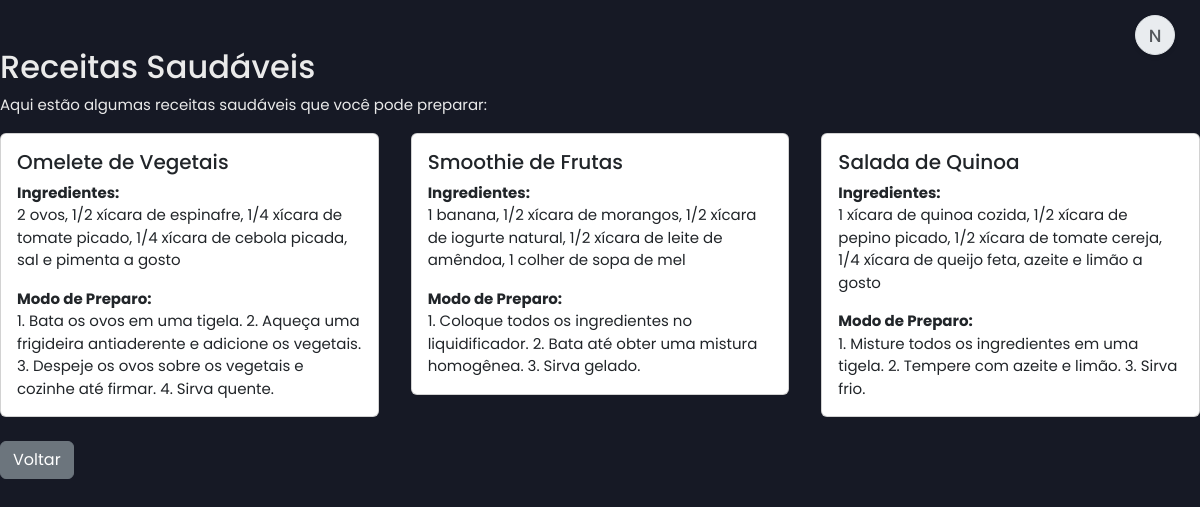
The app's page /recipes.php (signed in), older data.
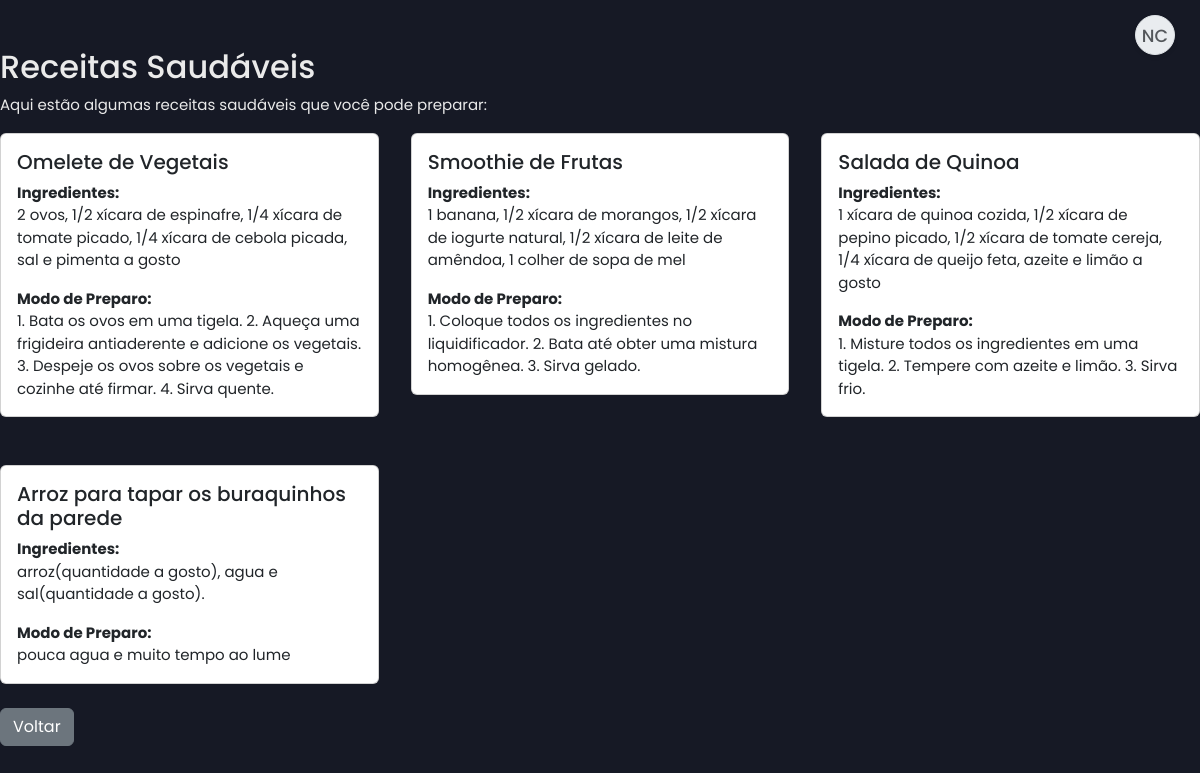
The same page, newer data.
### tables this page shows
CREATE TABLE `recipes` (
  `id` int(11) NOT NULL,
  `name` varchar(100) NOT NULL,
  `ingredients` text NOT NULL,
  `instructions` text NOT NULL,
  `added_by_nutritionist_id` int(11) DEFAULT NULL COMMENT 'FK para users.id (nutricionista)',
  `created_at` timestamp NOT NULL DEFAULT current_timestamp()
);

### recipes.php (the view, shortened to what this page needs)
<?php
include 'db.php';
include 'header.php';
$stmt = $pdo->query("SELECT * FROM recipes");
$recipes = $stmt->fetchAll();
?>
<div class="container mt-5">
    <h2>Receitas Saudáveis</h2>
    <p>Aqui estão algumas receitas saudáveis que você pode preparar:</p>
    <div class="row">
        <?php foreach ($recipes as $recipe): ?>
            <div class="col-md-4 mb-4">
                <div class="card">
                    <div class="card-body">
                        <h5 class="card-title"><?= htmlspecialchars($recipe['name']) ?></h5>
                        <p class="card-text">
                            <strong>Ingredientes:</strong><br>
                            <?= nl2br(htmlspecialchars($recipe['ingredients'])) ?>
                        </p>
                        <p class="card-text">
                            <strong>Modo de Preparo:</strong><br>
                            <?= nl2br(htmlspecialchars($recipe['instructions'])) ?>
                        </p>
                    </div>
                </div>
            </div>
        <?php endforeach; ?>
    </div>
    <a href="nutrition_hub.php" class="btn btn-secondary">Voltar</a>
</div>
<?php
include 'footer.php';
?>

### header.php (shortened to what this page needs)
<?php
$hide_layout_elements = isset($hide_layout_elements) && $hide_layout_elements === true;
$profile_pic_path = 'assets/img/profile_pics/';
$user_name_initials = '';
$profile_pic_src = null;
if (isset($_SESSION['user_id'])) {
    $profile_pic_file = $_SESSION['profile_picture'] ?? null;
    if ($profile_pic_file && file_exists($profile_pic_path . $profile_pic_file)) {
        $profile_pic_src = $profile_pic_path . $profile_pic_file;
    }
    elseif (isset($_SESSION['name'])) {
        $name_parts = explode(' ', trim($_SESSION['name']));
        $first_initial = !empty($name_parts[0]) ? strtoupper($name_parts[0][0]) : '';
        $last_initial = count($name_parts) > 1 ? strtoupper(end($name_parts)[0]) : '';
        $user_name_initials = $first_initial . $last_initial;
    }
}
?>
<!DOCTYPE html>
<html lang="pt-BR">
<head>
    <link rel="stylesheet" href="https://cdnjs.cloudflare.com/ajax/libs/font-awesome/6.4.0/css/all.min.css" />
    <link href="https://cdn.jsdelivr.net/npm/bootstrap@5.3.0/dist/css/bootstrap.min.css" rel="stylesheet">
    <link href='https://cdn.jsdelivr.net/npm/fullcalendar@6.1.11/main.min.css' rel='stylesheet' />
    <?php if (!$hide_layout_elements):  ?>
    <link rel="stylesheet" href="assets/css/dashboard_cliente.css">
    <?php endif; ?>
    <link rel="stylesheet" href="assets/css/personalizacao_chat.css">
</head>
<body class="<?php if (!$hide_layout_elements) echo 'dashboard-body'; ?>">
    <?php if (!$hide_layout_elements && isset($_SESSION['user_id'])):  ?>
    <div class="profile-icon-container">
        <a href="profile.php" class="profile-icon" title="Ver Perfil / Opções" id="profileIconLink">
            <?php if ($profile_pic_src):  ?>
                <img src="<?= htmlspecialchars($profile_pic_src) ?>?t=<?= time() ?>" alt="Foto de Perfil"> <?php elseif ($user_name_initials):  ?>
                <span class="initials"><?= htmlspecialchars($user_name_initials) ?></span>
            <?php else:  ?>
                <i class="fas fa-user"></i>
            <?php endif; ?>
        </a>
    </div>
    <?php endif; ?>

Row changes from the older to the newer data that the page shows:
added recipes: name "Arroz para tapar os buraquinhos da parede", ingredients "arroz(quantidade a gosto), agua e sal(quantidade a gosto).", instructions "pouca agua e muito tempo ao lume"
Text that changed along with them:
$user_name_initials: "N" → "NC"
